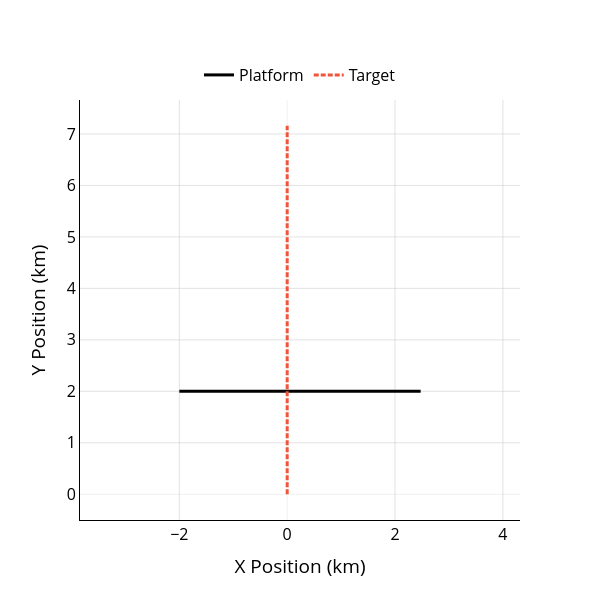

The notebook cell saved with this chart:
### Markdown cell above
## Ground Truth Setup and Generation

Next we will create the target ground truth. The target states simply use Stone Soup's
`GroundTruthState` class, but we inject additional metadata associated with the target's
source signal. 

The source signal is defined as a broadband source with multiple tonal components
defined over a discrete set of frequencies. Tonal frequencies are approximate
representations of distinct and prominent on-board contributions to the signal. Each
tonal frequency has an amplitude and phase. The width of the tonal frequency is defined
by its bandwidth. Unmodelled contributions to the signal are represented by a stochastic
noise process, e.g., pink noise.

### Code cell
import numpy as np
from stonesoup.models.transition.linear import (
    CombinedLinearGaussianTransitionModel,
    ConstantVelocity,
)
from stonesoup.types.groundtruth import GroundTruthPath, GroundTruthState

from nereus.plotter import plot_world

# Define the target's initial state and transition model
target_start_vector = np.array([0.0, 0.0, 0.0, 8.0, -5.0, 0.0])
target_transition_model = CombinedLinearGaussianTransitionModel([
    ConstantVelocity(0), ConstantVelocity(0), ConstantVelocity(0)
])
target_position_mapping = [0, 2, 4]
target_velocity_mapping = [1, 3, 5]

# Define the target's signal parameters
target_amplitudes_upa = 10 ** (np.random.uniform(97, 112, 4) / 20)
target_frequencies_hz = np.random.uniform(25.0, 200.0, 4)
target_phases_rad = np.random.uniform(0, 2 * np.pi, 4)
target_tonal_bandwidth_hz = np.random.uniform(0.5, 2.0)
target_noise_amplitude_upa = 10 ** (90 / 20)
target_noise_spectral_exponent = -1.0 # Pink noise

target_metadata = {
    'amplitudes_upa': target_amplitudes_upa,
    'frequencies_hz': target_frequencies_hz,
    'phases_rad': target_phases_rad,
    'position_mapping': target_position_mapping,
    'velocity_mapping': target_velocity_mapping,
    'tonal_bandwidth_hz': target_tonal_bandwidth_hz,
    'noise_amplitude_upa': target_noise_amplitude_upa,
    'noise_spectral_exponent': target_noise_spectral_exponent,
}

# Simulate the target's movement over time and create a ground truth path
target_states = [
    GroundTruthState(
        target_start_vector, timestamp=start_time, metadata=target_metadata
    )
]
for timestamp in timesteps[1:]:
    dt = timestamp - target_states[-1].timestamp
    new_state_vector = target_transition_model.function(
        target_states[-1], noise=False, time_interval=dt
    )
    target_states.append(
        GroundTruthState(
            new_state_vector, timestamp=timestamp, metadata=target_metadata
        )
    )

target_truth = GroundTruthPath(target_states)
target_truths = [target_truth]

plot_world(truths=target_truths, platform=platform).show()

### Figure 1 — Plotly figure (JSON) as saved in the notebook; plotly's stock layout.template omitted (floating-point values rounded to 4 significant figures; data arrays with more than 128 entries replaced by an {"elided": "..."} marker saying what was removed)
{"data": [{"line": {"color": "black", "width": 3}, "mode": "lines", "name": "Platform", "type": "scatter", "x": {"elided": "180 float values"}, "y": {"elided": "180 int values"}}, {"line": {"color": "#EF553B", "dash": "5px,2px", "width": 3}, "mode": "lines", "name": "Target", "type": "scatter", "x": {"elided": "180 int values"}, "y": {"elided": "180 float values"}}], "layout": {"font": {"color": "black", "size": 16}, "height": 600, "legend": {"orientation": "h", "x": 0.5, "xanchor": "center", "y": 1.1}, "plot_bgcolor": "white", "showlegend": true, "width": 600, "xaxis": {"gridcolor": "rgba(200,200,200,0.5)", "linecolor": "black", "range": [-3.843, 4.317], "showgrid": true, "title": {"text": "X Position (km)"}, "zeroline": true, "zerolinecolor": "rgba(200, 200, 200, 0.5)", "zerolinewidth": 0.5}, "yaxis": {"gridcolor": "rgba(200,200,200,0.5)", "linecolor": "black", "range": [-0.5, 7.66], "showgrid": true, "title": {"text": "Y Position (km)"}, "zeroline": true, "zerolinecolor": "rgba(200, 200, 200, 0.5)", "zerolinewidth": 0.5}}}
